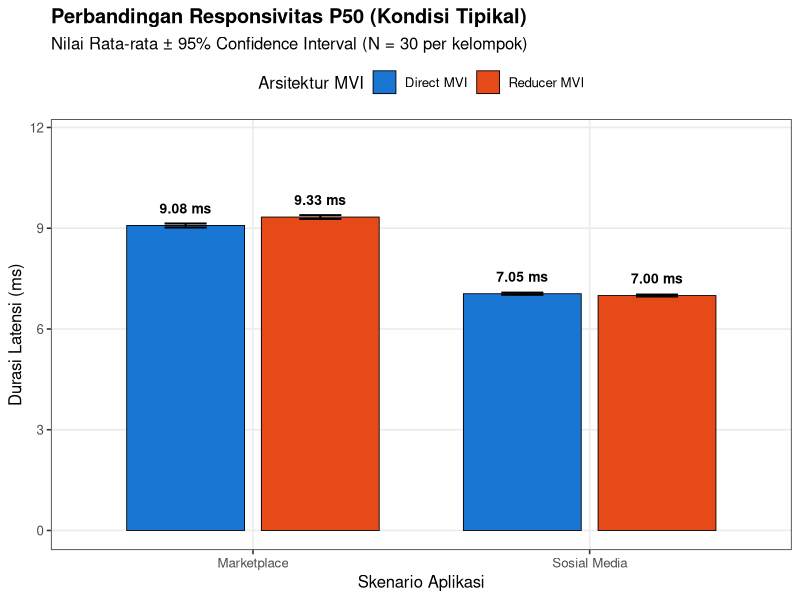
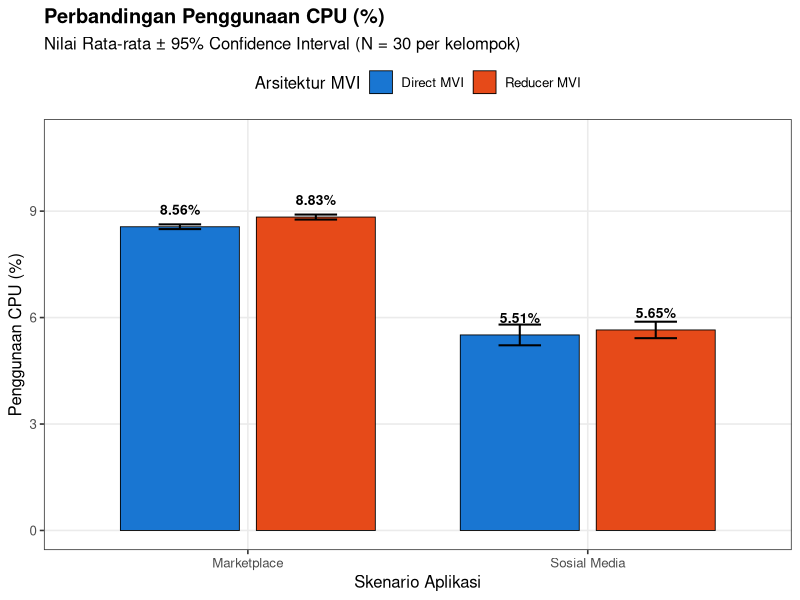
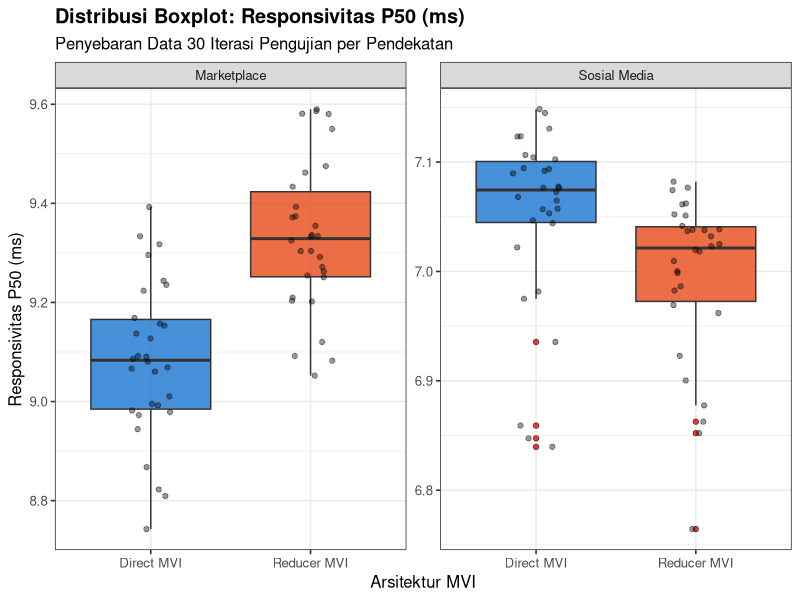
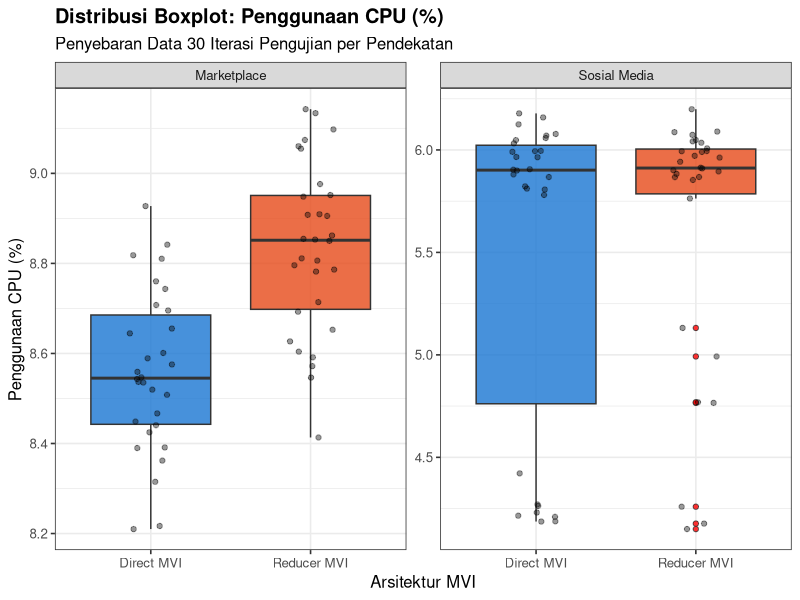

The R script that drew these images, in order:
# ==============================================================================
# UJI HIPOTESIS STATISTIK INFERENSIAL DAN ANALISIS EFFECT SIZE
# Judul: ANALISIS KOMPARATIF PERFORMA DIRECT STATE UPDATE MVI DAN 
#        REDUCER-BASED MVI PADA APLIKASI ANDROID BERBASIS JETPACK COMPOSE
# Peneliti: Audy Fitrah Habibie (NIM: 235150400111018)
# ==============================================================================

# 1. Pustaka
suppressPackageStartupMessages({
  library(dplyr)
  library(ggplot2)
})

cat("--> Memuat data bersih (output/clean_metrics.csv)...\n")
if (!file.exists("output/clean_metrics.csv")) {
  stop("File output/clean_metrics.csv tidak ditemukan. Jalankan Analisis.R terlebih dahulu.")
}

df_all <- read.csv("output/clean_metrics.csv", stringsAsFactors = FALSE)

# Pisahkan per skenario dan arsitektur (N = 30)
mp_direct  <- df_all %>% filter(app == "Marketplace", architecture == "Direct MVI") %>% arrange(iteration)
mp_reducer <- df_all %>% filter(app == "Marketplace", architecture == "Reducer MVI") %>% arrange(iteration)
sm_direct  <- df_all %>% filter(app == "Sosial Media", architecture == "Direct MVI") %>% arrange(iteration)
sm_reducer <- df_all %>% filter(app == "Sosial Media", architecture == "Reducer MVI") %>% arrange(iteration)

# Helper untuk interpretasi Cohen's d
interpret_cohens_d <- function(d) {
  abs_d <- abs(d)
  if (abs_d < 0.2) return("Negligible (< 0.2)")
  if (abs_d < 0.5) return("Small (0.2 - 0.5)")
  if (abs_d < 0.8) return("Medium (0.5 - 0.8)")
  return("Large (>= 0.8)")
}

# Helper untuk interpretasi Wilcoxon r
interpret_wilcoxon_r <- function(r) {
  abs_r <- abs(r)
  if (abs_r < 0.1) return("Negligible (< 0.1)")
  if (abs_r < 0.3) return("Small (0.1 - 0.3)")
  if (abs_r < 0.5) return("Medium (0.3 - 0.5)")
  return("Large (>= 0.5)")
}

# 2. Fungsi Eksekusi Paired t-Test Lengkap
run_paired_ttest <- function(direct_vec, reducer_vec, app_name, metric_name, var_name, hypothesis_code) {
  n <- length(direct_vec)
  diff_vec <- direct_vec - reducer_vec
  mean_direct  <- mean(direct_vec)
  mean_reducer <- mean(reducer_vec)
  mean_diff    <- mean(diff_vec)
  sd_diff      <- sd(diff_vec)
  
  # t-test
  t_res <- t.test(direct_vec, reducer_vec, paired = TRUE)
  t_stat  <- as.numeric(t_res$statistic)
  df_val  <- as.numeric(t_res$parameter)
  p_val   <- as.numeric(t_res$p.value)
  ci_low  <- t_res$conf.int[1]
  ci_high <- t_res$conf.int[2]
  
  # Cohen's dz
  cohens_d <- mean_diff / sd_diff
  effect_mag <- interpret_cohens_d(cohens_d)
  
  # Persentase selisih relatif: (Reducer - Direct) / Direct * 100%
  rel_pct <- ((mean_reducer - mean_direct) / mean_direct) * 100
  
  data.frame(
    Hypothesis = hypothesis_code,
    App = app_name,
    Metric = metric_name,
    Metric_Var = var_name,
    Test_Type = "Paired Sample t-Test",
    N_Pairs = n,
    Mean_Direct = round(mean_direct, 4),
    Mean_Reducer = round(mean_reducer, 4),
    Mean_Diff = round(mean_diff, 4),
    Rel_Diff_Pct = round(rel_pct, 2),
    Test_Statistic = paste0("t(", df_val, ") = ", round(t_stat, 4)),
    Statistic_Val = round(t_stat, 4),
    p_value = round(p_val, 6),
    p_formatted = ifelse(p_val < 0.001, "< 0.001", sprintf("%.4f", p_val)),
    CI_95 = paste0("[", round(ci_low, 4), ", ", round(ci_high, 4), "]"),
    Effect_Size_Val = round(cohens_d, 4),
    Effect_Size_Type = "Cohen's dz",
    Effect_Magnitude = effect_mag,
    Conclusion = ifelse(p_val < 0.05, "Signifikan (p < 0.05)", "Tidak Signifikan (p >= 0.05)"),
    stringsAsFactors = FALSE
  )
}

# 3. Fungsi Eksekusi Wilcoxon Signed-Rank Test Lengkap
run_wilcoxon_test <- function(direct_vec, reducer_vec, app_name, metric_name, var_name, hypothesis_code) {
  n <- length(direct_vec)
  diff_vec <- direct_vec - reducer_vec
  mean_direct  <- mean(direct_vec)
  mean_reducer <- mean(reducer_vec)
  mean_diff    <- mean(diff_vec)
  median_direct  <- median(direct_vec)
  median_reducer <- median(reducer_vec)
  median_diff    <- median(diff_vec)
  
  # Wilcoxon Signed-Rank Test
  w_res <- wilcox.test(direct_vec, reducer_vec, paired = TRUE, exact = FALSE, correct = TRUE)
  v_stat <- as.numeric(w_res$statistic)
  p_val  <- as.numeric(w_res$p.value)
  
  # Z-score approximation
  # E[V] = n*(n+1)/4; Var[V] = n*(n+1)*(2n+1)/24
  # handle ties in differences if any
  non_zero_diffs <- diff_vec[diff_vec != 0]
  m <- length(non_zero_diffs)
  e_v <- m * (m + 1) / 4
  var_v <- m * (m + 1) * (2 * m + 1) / 24
  z_stat <- (v_stat - e_v) / sqrt(var_v)
  wilcox_r <- z_stat / sqrt(m)
  effect_mag <- interpret_wilcoxon_r(wilcox_r)
  
  # Rank-biserial correlation
  r_rb <- (2 * v_stat / (m * (m + 1) / 2)) - 1
  
  rel_pct <- ((mean_reducer - mean_direct) / mean_direct) * 100
  
  data.frame(
    Hypothesis = hypothesis_code,
    App = app_name,
    Metric = metric_name,
    Metric_Var = var_name,
    Test_Type = "Wilcoxon Signed-Rank Test",
    N_Pairs = n,
    Mean_Direct = round(mean_direct, 4),
    Mean_Reducer = round(mean_reducer, 4),
    Mean_Diff = round(mean_diff, 4),
    Rel_Diff_Pct = round(rel_pct, 2),
    Test_Statistic = paste0("V = ", round(v_stat, 2), " (Z = ", round(z_stat, 4), ")"),
    Statistic_Val = round(v_stat, 4),
    p_value = round(p_val, 6),
    p_formatted = ifelse(p_val < 0.001, "< 0.001", sprintf("%.4f", p_val)),
    CI_95 = paste0("Median diff = ", round(median_diff, 4), " [Direct: ", round(median_direct, 4), ", Reducer: ", round(median_reducer, 4), "]"),
    Effect_Size_Val = round(wilcox_r, 4),
    Effect_Size_Type = "Wilcoxon r (Rank-biserial: " %+% round(r_rb, 4) %+% ")",
    Effect_Magnitude = effect_mag,
    Conclusion = ifelse(p_val < 0.05, "Signifikan (p < 0.05)", "Tidak Signifikan (p >= 0.05)"),
    stringsAsFactors = FALSE
  )
}

# Operator concat sederhana
`%+%` <- function(a, b) paste0(a, b)

# 4. Pelaksanaan Pengujian Hipotesis
cat("--> Menjalankan Pengujian Hipotesis Inferensial...\n")

test_results <- list()

# ==================== MARKETPLACE ====================
# H1: Responsivitas P50 (Utama)
test_results[[1]] <- run_paired_ttest(
  mp_direct$responsiveness_p50, mp_reducer$responsiveness_p50,
  "Marketplace", "Responsivitas P50 (ms)", "responsiveness_p50", "H1"
)

# H1: Responsivitas P95 (Beban Tinggi)
test_results[[2]] <- run_paired_ttest(
  mp_direct$responsiveness_p95, mp_reducer$responsiveness_p95,
  "Marketplace", "Responsivitas P95 (ms)", "responsiveness_p95", "H1"
)

# H2: Penggunaan CPU (%)
test_results[[3]] <- run_paired_ttest(
  mp_direct$cpu_usage, mp_reducer$cpu_usage,
  "Marketplace", "Penggunaan CPU (%)", "cpu_usage", "H2"
)

# Dekomposisi H1: T_logic (ms/intent)
test_results[[4]] <- run_paired_ttest(
  mp_direct$t_logic_avg, mp_reducer$t_logic_avg,
  "Marketplace", "T_logic (ms/intent)", "t_logic_avg", "Dekomposisi H1"
)

# Dekomposisi H1: T_frame P50 (ms)
test_results[[5]] <- run_paired_ttest(
  mp_direct$t_frame_p50, mp_reducer$t_frame_p50,
  "Marketplace", "T_frame P50 (ms)", "t_frame_p50", "Dekomposisi H1"
)

# ==================== SOSIAL MEDIA ====================
# H1: Responsivitas P50 (Utama)
test_results[[6]] <- run_paired_ttest(
  sm_direct$responsiveness_p50, sm_reducer$responsiveness_p50,
  "Sosial Media", "Responsivitas P50 (ms)", "responsiveness_p50", "H1"
)

# H1: Responsivitas P95 (Beban Tinggi)
test_results[[7]] <- run_paired_ttest(
  sm_direct$responsiveness_p95, sm_reducer$responsiveness_p95,
  "Sosial Media", "Responsivitas P95 (ms)", "responsiveness_p95", "H1"
)

# H2: Penggunaan CPU (%) - WILCOXON SIGNED-RANK TEST (Non-parametrik)
test_results[[8]] <- run_wilcoxon_test(
  sm_direct$cpu_usage, sm_reducer$cpu_usage,
  "Sosial Media", "Penggunaan CPU (%)", "cpu_usage", "H2"
)

# Robustness Check H2 CPU Sosmed via Paired t-Test untuk referensi dosen
test_results[[9]] <- run_paired_ttest(
  sm_direct$cpu_usage, sm_reducer$cpu_usage,
  "Sosial Media", "Penggunaan CPU (%) [Robustness Check]", "cpu_usage_robustness", "H2 (Check)"
)

# Dekomposisi H1: T_logic (ms/intent)
test_results[[10]] <- run_paired_ttest(
  sm_direct$t_logic_avg, sm_reducer$t_logic_avg,
  "Sosial Media", "T_logic (ms/intent)", "t_logic_avg", "Dekomposisi H1"
)

# Dekomposisi H1: T_frame P50 (ms)
test_results[[11]] <- run_paired_ttest(
  sm_direct$t_frame_p50, sm_reducer$t_frame_p50,
  "Sosial Media", "T_frame P50 (ms)", "t_frame_p50", "Dekomposisi H1"
)

df_hyp_results <- bind_rows(test_results)

# Simpan ke CSV
write.csv(df_hyp_results, "output/hypothesis_test_results.csv", row.names = FALSE)
cat("    Tersimpan: output/hypothesis_test_results.csv\n\n")

# 5. Visualisasi Publikasi / Bab IV Skripsi
cat("--> Menghasilkan Grafik Publikasi Komparatif...\n")

# Warna tema
color_palette <- c("Direct MVI" = "#1976D2", "Reducer MVI" = "#E64A19")

# 5a. Bar Chart Komparasi Responsivitas P50 & P95 (Mean ± 95% CI)
resp_summary <- df_all %>%
  group_by(app, architecture) %>%
  summarise(
    Mean_P50 = mean(responsiveness_p50),
    SE_P50 = sd(responsiveness_p50) / sqrt(n()),
    CI_P50 = qt(0.975, df = n() - 1) * SE_P50,
    Mean_P95 = mean(responsiveness_p95),
    SE_P95 = sd(responsiveness_p95) / sqrt(n()),
    CI_P95 = qt(0.975, df = n() - 1) * SE_P95,
    .groups = "drop"
  )

p_resp_p50 <- ggplot(resp_summary, aes(x = app, y = Mean_P50, fill = architecture)) +
  geom_bar(stat = "identity", position = position_dodge(0.8), width = 0.7, color = "black", linewidth = 0.3) +
  geom_errorbar(aes(ymin = Mean_P50 - CI_P50, ymax = Mean_P50 + CI_P50),
                position = position_dodge(0.8), width = 0.25, linewidth = 0.7) +
  geom_text(aes(label = sprintf("%.2f ms", Mean_P50)),
            position = position_dodge(0.8), vjust = -1.2, size = 3.5, fontface = "bold") +
  scale_fill_manual(values = color_palette) +
  theme_bw(base_size = 12) +
  labs(
    title = "Perbandingan Responsivitas P50 (Kondisi Tipikal)",
    subtitle = "Nilai Rata-rata ± 95% Confidence Interval (N = 30 per kelompok)",
    x = "Skenario Aplikasi",
    y = "Durasi Latensi (ms)",
    fill = "Arsitektur MVI"
  ) +
  coord_cartesian(ylim = c(0, max(resp_summary$Mean_P50) * 1.25)) +
  theme(
    legend.position = "top",
    panel.grid.minor = element_blank(),
    plot.title = element_text(face = "bold")
  )

ggsave("output/figures/comparative_responsiveness_p50.png", p_resp_p50, width = 7.5, height = 5.5, dpi = 300)

# 5b. Bar Chart Komparasi Penggunaan CPU (Mean ± 95% CI)
cpu_summary <- df_all %>%
  group_by(app, architecture) %>%
  summarise(
    Mean_CPU = mean(cpu_usage),
    SE_CPU = sd(cpu_usage) / sqrt(n()),
    CI_CPU = qt(0.975, df = n() - 1) * SE_CPU,
    .groups = "drop"
  )

p_cpu <- ggplot(cpu_summary, aes(x = app, y = Mean_CPU, fill = architecture)) +
  geom_bar(stat = "identity", position = position_dodge(0.8), width = 0.7, color = "black", linewidth = 0.3) +
  geom_errorbar(aes(ymin = Mean_CPU - CI_CPU, ymax = Mean_CPU + CI_CPU),
                position = position_dodge(0.8), width = 0.25, linewidth = 0.7) +
  geom_text(aes(label = sprintf("%.2f%%", Mean_CPU)),
            position = position_dodge(0.8), vjust = -1.2, size = 3.5, fontface = "bold") +
  scale_fill_manual(values = color_palette) +
  theme_bw(base_size = 12) +
  labs(
    title = "Perbandingan Penggunaan CPU (%)",
    subtitle = "Nilai Rata-rata ± 95% Confidence Interval (N = 30 per kelompok)",
    x = "Skenario Aplikasi",
    y = "Penggunaan CPU (%)",
    fill = "Arsitektur MVI"
  ) +
  coord_cartesian(ylim = c(0, max(cpu_summary$Mean_CPU) * 1.25)) +
  theme(
    legend.position = "top",
    panel.grid.minor = element_blank(),
    plot.title = element_text(face = "bold")
  )

ggsave("output/figures/comparative_cpu_usage.png", p_cpu, width = 7.5, height = 5.5, dpi = 300)

# 5c. Boxplot Distribusi Lengkap Responsivitas & CPU
p_box_resp <- ggplot(df_all, aes(x = architecture, y = responsiveness_p50, fill = architecture)) +
  geom_boxplot(alpha = 0.8, outlier.shape = 21, outlier.fill = "red") +
  geom_jitter(width = 0.15, alpha = 0.4, size = 1.5) +
  facet_wrap(~ app, scales = "free_y") +
  scale_fill_manual(values = color_palette) +
  theme_bw(base_size = 12) +
  labs(
    title = "Distribusi Boxplot: Responsivitas P50 (ms)",
    subtitle = "Penyebaran Data 30 Iterasi Pengujian per Pendekatan",
    x = "Arsitektur MVI",
    y = "Responsivitas P50 (ms)"
  ) +
  theme(legend.position = "none", plot.title = element_text(face = "bold"))

ggsave("output/figures/boxplot_responsiveness.png", p_box_resp, width = 8, height = 5, dpi = 300)

p_box_cpu <- ggplot(df_all, aes(x = architecture, y = cpu_usage, fill = architecture)) +
  geom_boxplot(alpha = 0.8, outlier.shape = 21, outlier.fill = "red") +
  geom_jitter(width = 0.15, alpha = 0.4, size = 1.5) +
  facet_wrap(~ app, scales = "free_y") +
  scale_fill_manual(values = color_palette) +
  theme_bw(base_size = 12) +
  labs(
    title = "Distribusi Boxplot: Penggunaan CPU (%)",
    subtitle = "Penyebaran Data 30 Iterasi Pengujian per Pendekatan",
    x = "Arsitektur MVI",
    y = "Penggunaan CPU (%)"
  ) +
  theme(legend.position = "none", plot.title = element_text(face = "bold"))

ggsave("output/figures/boxplot_cpu_usage.png", p_box_cpu, width = 8, height = 5, dpi = 300)

cat("    Tersimpan seluruh grafik publikasi di: output/figures/\n\n")

# 6. Cetak Ringkasan Hasil Pengujian ke Konsol
cat("========================================================================================================\n")
cat("                                 RINGKASAN HASIL PENGUJIAN HIPOTESIS                                    \n")
cat("========================================================================================================\n")
print_df <- df_hyp_results %>%
  select(Hypothesis, App, Metric, Test_Type, Mean_Direct, Mean_Reducer, Rel_Diff_Pct, Test_Statistic, p_formatted, Effect_Magnitude, Conclusion)
print(as.data.frame(print_df))
cat("========================================================================================================\n")
cat("Pengujian hipotesis inferensial selesai dengan sukses!\n")
